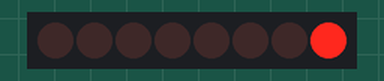
Simulated run of this sketch. Board: Arduino Uno, built with avr-gcc and run on an emulated ATmega328P. Shown: 8 shift-register outputs drawn as a row of LEDs (first output left, lit = HIGH). Wiring (inferred from the names in the program): shift register (74HC595): data pin 11; shift clock pin 12; latch pin 8. Wiring (inferred from the signals the program sends): row of LEDs: on Q0, Q1, Q2, Q3, Q4, Q5, Q6, Q7.

Above: at 0.5 s.
At 2.5 s:
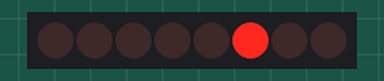
At 3.5 s:
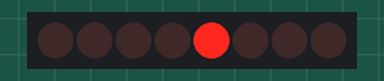
At 4.5 s:
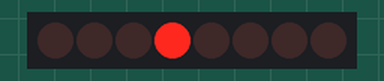
At 6.5 s:
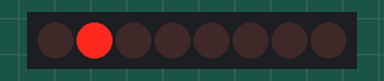
At 9.5 s:
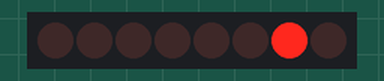
Timing chart, 0 to 10.4 s (numbered marks = the images above):
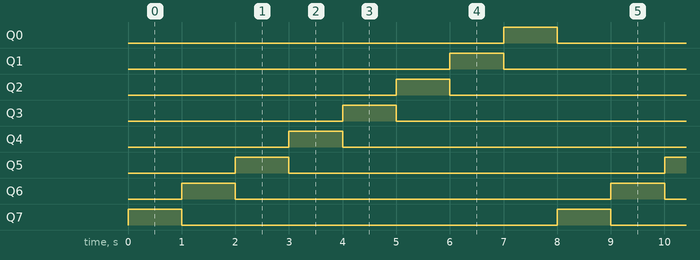

The sketch:

led_shiftout_8_led_led_by_led_reverse.ino
```cpp
int latchPin = 8;
int dataPin = 11;
int clockPin = 12;
int a[] = {128,64,32,16,8,4,2,1};
void setup() {
  pinMode(latchPin,OUTPUT);
  pinMode(dataPin,OUTPUT);
  pinMode(clockPin,OUTPUT);
}

void loop() {
  for(int i = 0;i<8;++i)
  {
    digitalWrite(latchPin,LOW);
    shiftOut(dataPin,clockPin,MSBFIRST,a[i]);
    digitalWrite(latchPin,HIGH);
    delay(1000);
  }
}
```

Measured:
- by itself, Q0–7: alternates HIGH for 1.0 s and LOW for 7.0 s
- by itself, everything shown: repeats every 8.0 s, in 8 steps
